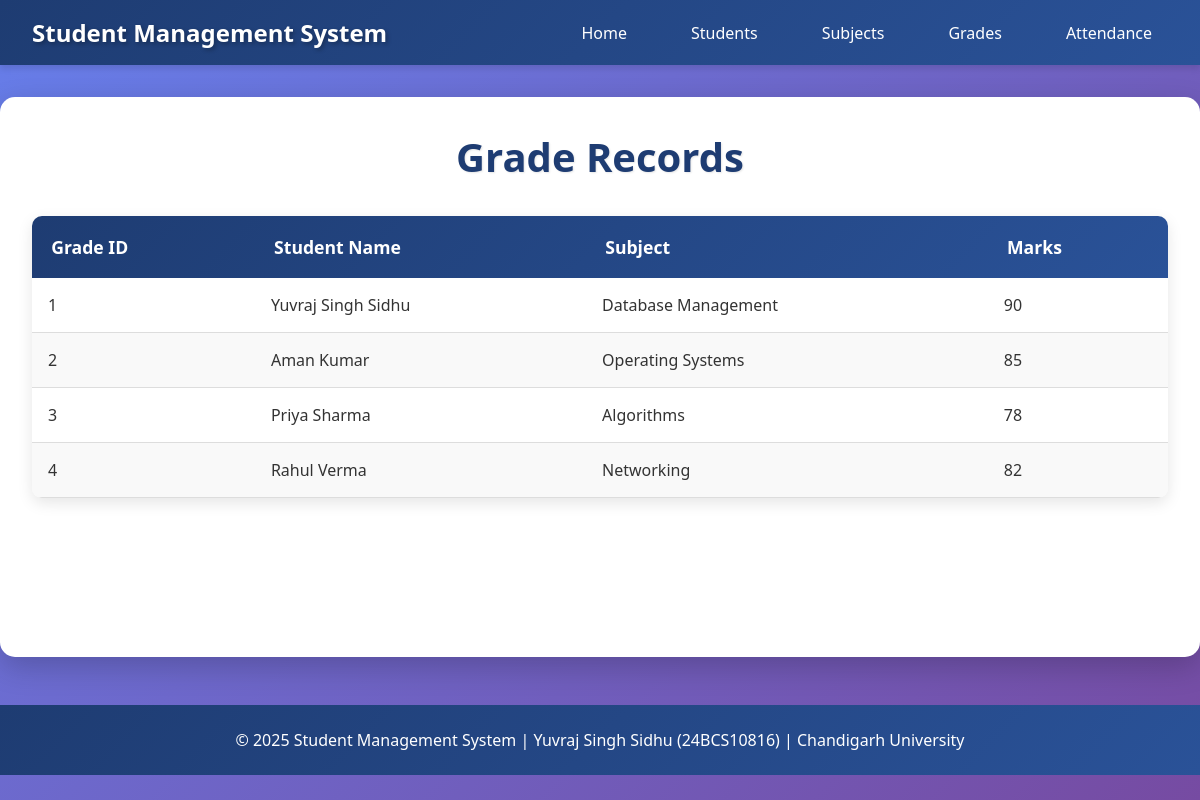
Screenshot of /grades with the database file from the repository.
### tables this page shows
CREATE TABLE Grade (
        GradeID INTEGER PRIMARY KEY AUTOINCREMENT,
        StudentID INTEGER,
        SubjectID INTEGER,
        Marks INTEGER,
        FOREIGN KEY(StudentID) REFERENCES Student(StudentID),
        FOREIGN KEY(SubjectID) REFERENCES Subject(SubjectID)
    );

CREATE TABLE Student (
        StudentID INTEGER PRIMARY KEY AUTOINCREMENT,
        Name TEXT NOT NULL,
        Email TEXT UNIQUE,
        Course TEXT,
        Year INTEGER
    );

CREATE TABLE Subject (
        SubjectID INTEGER PRIMARY KEY AUTOINCREMENT,
        SubjectName TEXT NOT NULL,
        Course TEXT
    );

### app.py (the view)
@app.route('/grades')
def grades():
    conn = get_db_connection()
    grades = conn.execute('''
        SELECT Grade.GradeID, Student.Name, Subject.SubjectName, Grade.Marks
        FROM Grade
        JOIN Student ON Grade.StudentID = Student.StudentID
        JOIN Subject ON Grade.SubjectID = Subject.SubjectID
        ORDER BY Grade.GradeID
    ''').fetchall()
    conn.close()
    return render_template('grades.html', grades=grades)

### app.py (called while the page is built)
def get_db_connection():
    conn = sqlite3.connect('student_management.db')
    conn.row_factory = sqlite3.Row
    return conn

### templates/grades.html
{% extends 'base.html' %}
{% block content %}
<h2>Grade Records</h2>
<table class="data-table">
    <thead>
        <tr>
            <th>Grade ID</th>
            <th>Student Name</th>
            <th>Subject</th>
            <th>Marks</th>
        </tr>
    </thead>
    <tbody>
        {% for grade in grades %}
        <tr>
            <td>{{ grade['GradeID'] }}</td>
            <td>{{ grade['Name'] }}</td>
            <td>{{ grade['SubjectName'] }}</td>
            <td>{{ grade['Marks'] }}</td>
        </tr>
        {% endfor %}
    </tbody>
</table>
{% endblock %}

### templates/base.html (shortened to what this page needs)
<!DOCTYPE html>
<html lang="en">
<head>
    <link rel="stylesheet" href="{{ url_for('static', filename='style.css') }}">
</head>
<body>
    <nav class="navbar">
        <div class="container">
            <h1 class="logo">Student Management System</h1>
            <ul class="nav-menu">
                <li><a href="{{ url_for('home') }}">Home</a></li>
                <li><a href="{{ url_for('students') }}">Students</a></li>
                <li><a href="{{ url_for('subjects') }}">Subjects</a></li>
                <li><a href="{{ url_for('grades') }}">Grades</a></li>
                <li><a href="{{ url_for('attendance') }}">Attendance</a></li>
            </ul>
        </div>
    </nav>
    <div class="container main-content">
        {% block content %}{% endblock %}
    </div>
    <footer>
        <p>&copy; 2025 Student Management System | Yuvraj Singh Sidhu (24BCS10816) | Chandigarh University</p>
    </footer>
</body>
</html>

### static/style.css (style rules this page uses)
* { margin: 0; padding: 0; box-sizing: border-box; }
body { font-family: 'Segoe UI', Tahoma, Geneva, Verdana, sans-serif; background: linear-gradient(135deg, #667eea 0%, #764ba2 100%); min-height: 100vh; color: #333; }
.navbar { background: linear-gradient(135deg, #1e3c72 0%, #2a5298 100%); padding: 1rem 0; box-shadow: 0 4px 6px rgba(0, 0, 0, 0.1); position: sticky; top: 0; z-index: 1000; }
.navbar .container { display: flex; justify-content: space-between; align-items: center; max-width: 1200px; margin: 0 auto; padding: 0 2rem; }
.logo { color: white; font-size: 1.5rem; font-weight: bold; text-shadow: 2px 2px 4px rgba(0, 0, 0, 0.3); }
.nav-menu { display: flex; list-style: none; gap: 2rem; }
.nav-menu a { color: white; text-decoration: none; font-weight: 500; transition: all 0.3s ease; padding: 0.5rem 1rem; border-radius: 5px; }
.container { max-width: 1200px; margin: 0 auto; padding: 0 2rem; }
.main-content { background: white; margin: 2rem auto; padding: 2rem; border-radius: 15px; box-shadow: 0 10px 30px rgba(0, 0, 0, 0.2); min-height: 70vh; }
h2 { color: #1e3c72; font-size: 2.5rem; margin-bottom: 2rem; text-align: center; text-shadow: 1px 1px 2px rgba(0, 0, 0, 0.1); }
.data-table { width: 100%; border-collapse: collapse; margin-top: 2rem; box-shadow: 0 5px 15px rgba(0, 0, 0, 0.1); border-radius: 10px; overflow: hidden; }
.data-table thead { background: linear-gradient(135deg, #1e3c72 0%, #2a5298 100%); color: white; }
.data-table th { padding: 1.2rem; text-align: left; font-weight: bold; font-size: 1.1rem; }
.data-table tbody tr { border-bottom: 1px solid #ddd; transition: background 0.3s ease; }
.data-table tbody tr:nth-child(even) { background: #f9f9f9; }
.data-table td { padding: 1rem; font-size: 1rem; }
footer { background: linear-gradient(135deg, #1e3c72 0%, #2a5298 100%); color: white; text-align: center; padding: 1.5rem; margin-top: 3rem; }
footer p { margin: 0; font-size: 1rem; }

### rows the page displays
Grade: GradeID "1", Name "Yuvraj Singh Sidhu", SubjectName "Database Management", Marks "90"
Grade: GradeID "2", Name "Aman Kumar", SubjectName "Operating Systems", Marks "85"
Grade: GradeID "3", Name "Priya Sharma", SubjectName "Algorithms", Marks "78"
Grade: GradeID "4", Name "Rahul Verma", SubjectName "Networking", Marks "82"
